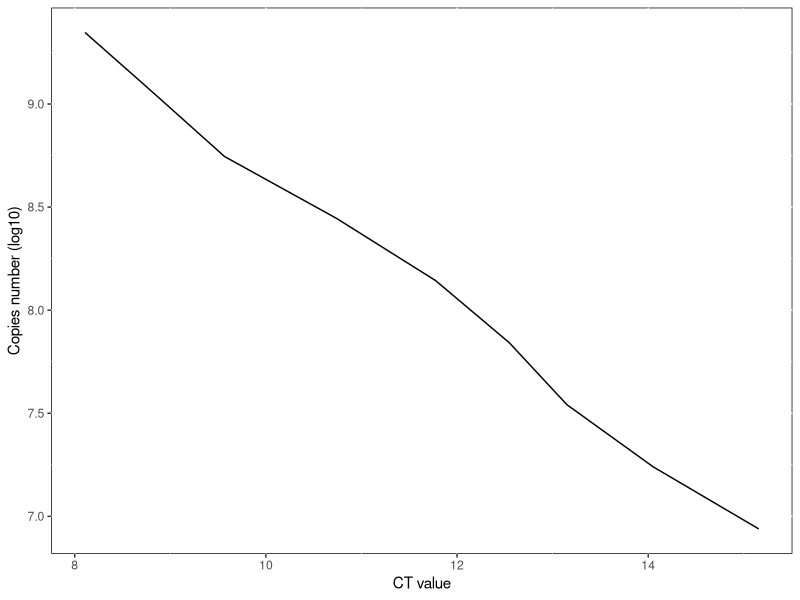

Here is the R script that generated this plot:
library(ggplot2)
sample <- read.table("standard_curve.txt",sep = "\t",header = T)
pdf(file = "standard_curve.pdf",width=10, height=5)
ggplot() + geom_line(data=sample,aes(x=CT_value, y=Copies_number)) + theme(panel.background = element_rect(fill = NA), legend.key = element_rect(fill = NA)) +labs(x = "CT value", y = "Copies number (log10)", fill = NULL) + theme(panel.background = element_rect(colour = "black", linetype = "solid"))
dev.off()
